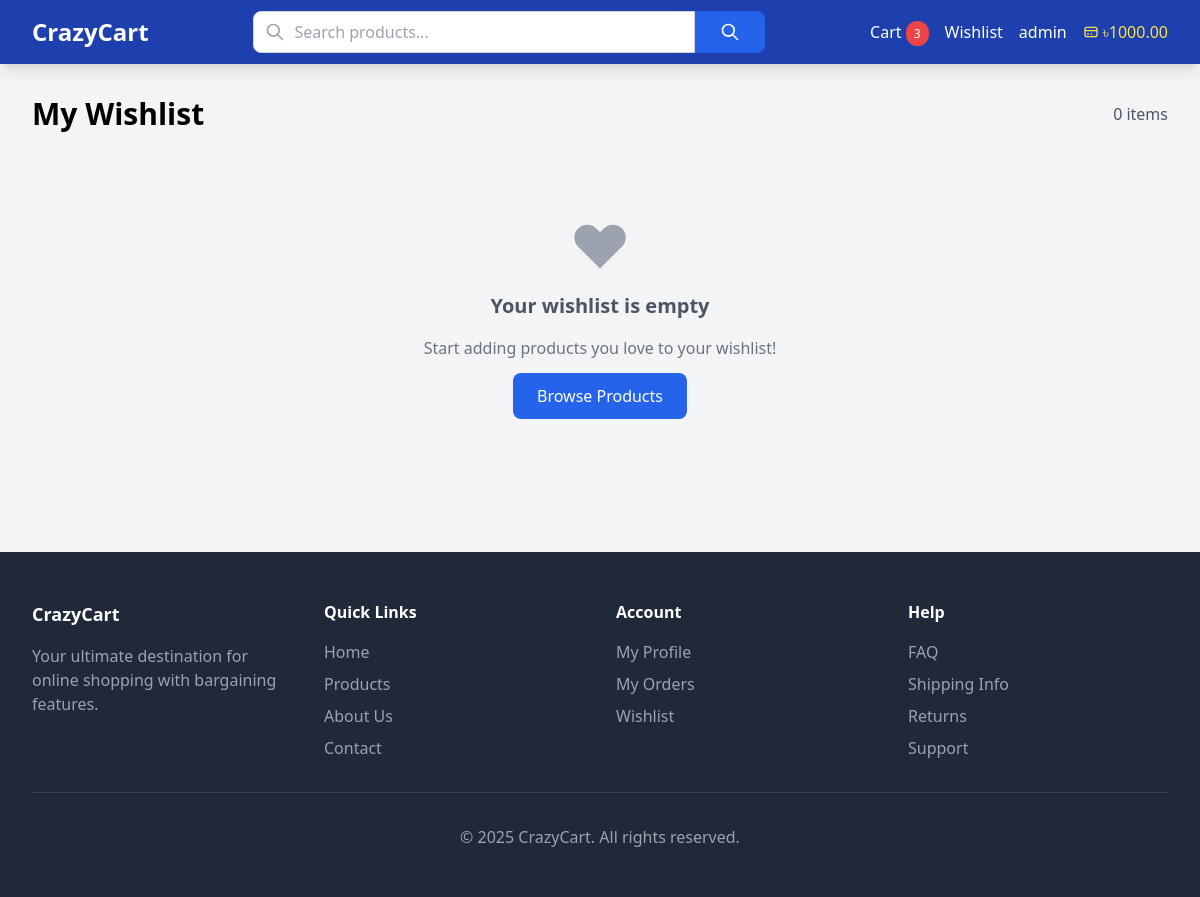
/products/wishlist/ (signed in), run on the app's committed database.
### accounts/models.py (models this page shows, shortened)
class User(AbstractUser):
    USER_TYPE_CHOICES = [
        ('buyer', 'Buyer'),
        ('seller', 'Seller'),
    ]
    user_type = models.CharField(max_length=10, choices=USER_TYPE_CHOICES, default='buyer')
    phone_number = models.CharField(max_length=15, blank=True, null=True)
    address = models.TextField(blank=True, null=True)
    city = models.CharField(max_length=100, blank=True, null=True)
    state = models.CharField(max_length=100, blank=True, null=True)
    postal_code = models.CharField(max_length=10, blank=True, null=True)
    country = models.CharField(max_length=100, blank=True, null=True)
    crazycart_balance = models.DecimalField(max_digits=10, decimal_places=2, default=0.00)
    created_at = models.DateTimeField(auto_now_add=True)
    updated_at = models.DateTimeField(auto_now=True)

### cart/models.py (models this page shows, shortened)
class Cart(models.Model):
    user = models.OneToOneField(settings.AUTH_USER_MODEL, on_delete=models.CASCADE, related_name='cart')
    created_at = models.DateTimeField(auto_now_add=True)
    updated_at = models.DateTimeField(auto_now=True)
    @property
    def total_items(self):
        return sum(item.quantity for item in self.items.all())

class CartItem(models.Model):
    cart = models.ForeignKey(Cart, on_delete=models.CASCADE, related_name='items')
    product = models.ForeignKey(Product, on_delete=models.CASCADE)
    quantity = models.PositiveIntegerField(default=1)
    price_at_time = models.DecimalField(max_digits=10, decimal_places=2)
    created_at = models.DateTimeField(auto_now_add=True)
    updated_at = models.DateTimeField(auto_now=True)
    class Meta:
        unique_together = ('cart', 'product')

### products/views.py (the view)
# urls.py: path("wishlist/", views.wishlist_view, name="wishlist"),
@login_required
def wishlist_view(request):
    wishlist_items = Wishlist.objects.filter(user=request.user).select_related(
        "product"
    )
    paginator = Paginator(wishlist_items, 12)
    page_number = request.GET.get("page")
    page_obj = paginator.get_page(page_number)
    return render(request, "products/wishlist.html", {"page_obj": page_obj})

### templates/products/wishlist.html (shortened to what this page needs)
{% extends 'base.html' %}
{% load static %}
{% block content %}
<div class="max-w-7xl mx-auto px-4 sm:px-6 lg:px-8 py-8">
    <div class="flex items-center justify-between mb-8">
        <h1 class="text-3xl font-bold">My Wishlist</h1>
        <p class="text-gray-600">{{ page_obj.paginator.count }} items</p>
    </div>
    {% if page_obj %}
        <div class="grid grid-cols-1 md:grid-cols-2 lg:grid-cols-3 xl:grid-cols-4 gap-6">
            {% for wishlist_item in page_obj %}
            <div class="bg-white rounded-lg shadow-md overflow-hidden">
                <div class="h-48 bg-gray-200 flex items-center justify-center">
                    {% if wishlist_item.product.images.first %}
                        <img src="{{ wishlist_item.product.images.first.image.url }}"
                             alt="{{ wishlist_item.product.name }}"
                             class="h-full w-full object-cover">
                    {% else %}
                        <div class="text-gray-400">
                            <svg class="w-12 h-12" fill="currentColor" viewBox="0 0 20 20">
                                <path fill-rule="evenodd" d="M4 3a2 2 0 00-2 2v10a2 2 0 002 2h12a2 2 0 002-2V5a2 2 0 00-2-2H4zm12 12H4l4-8 3 6 2-4 3 6z" clip-rule="evenodd"></path>
                            </svg>
                        </div>
                    {% endif %}
                </div>
                <div class="p-4">
                    <h3 class="font-semibold text-lg mb-2">
                        <a href="{% url 'products:product_detail' wishlist_item.product.slug %}"
                           class="hover:text-blue-600">{{ wishlist_item.product.name }}</a>
                    </h3>
                    <p class="text-gray-600 text-sm mb-2">{{ wishlist_item.product.description|truncatewords:10 }}</p>
                    <div class="flex items-center justify-between mb-3">
                        <div>
                            <span class="text-xl font-bold text-blue-600">{{ wishlist_item.product.price }} BDT</span>
                            {% if wishlist_item.product.original_price and wishlist_item.product.original_price > wishlist_item.product.price %}
                                <span class="text-sm text-gray-500 line-through ml-2">{{ wishlist_item.product.original_price }} BDT</span>
                            {% endif %}
                        </div>
                        {% if wishlist_item.product.allow_bargaining %}
                            <span class="bg-green-100 text-green-800 text-xs px-2 py-1 rounded">Bargainable</span>
                        {% endif %}
                    </div>
                    <div class="flex justify-between items-center text-sm text-gray-600 mb-3">
                        <span>by <a href="{% url 'accounts:user_profile_public' wishlist_item.product.seller.username %}"
                                  class="text-blue-600 hover:underline">{{ wishlist_item.product.seller.username }}</a></span>
                        <span class="bg-gray-100 px-2 py-1 rounded text-xs">{{ wishlist_item.product.get_condition_display }}</span>
                    </div>
                    <div class="flex items-center mb-3">
                        {% if wishlist_item.product.is_in_stock %}
                            <span class="w-2 h-2 bg-green-500 rounded-full mr-2"></span>
                            <span class="text-green-600 text-sm">In Stock</span>
                        {% else %}
                            <span class="w-2 h-2 bg-red-500 rounded-full mr-2"></span>
                            <span class="text-red-600 text-sm">Out of Stock</span>
                        {% endif %}
                    </div>
                    <div class="flex space-x-2">
                        {% if wishlist_item.product.is_in_stock and user != wishlist_item.product.seller %}
                            <button class="add-to-cart flex-1 bg-blue-600 text-white py-2 px-3 rounded text-sm hover:bg-blue-700"
                                    data-product-id="{{ wishlist_item.product.id }}">
                                Add to Cart
                            </button>
                        {% else %}
                            <a href="{% url 'products:product_detail' wishlist_item.product.slug %}"
                               class="flex-1 bg-gray-600 text-white py-2 px-3 rounded text-sm text-center hover:bg-gray-700">
                                View Details
                            </a>
                        {% endif %}
                        <button class="remove-from-wishlist bg-red-600 text-white py-2 px-3 rounded text-sm hover:bg-red-700"
                                data-product-id="{{ wishlist_item.product.id }}">
                            <svg class="w-4 h-4" fill="currentColor" viewBox="0 0 20 20">
                                <path fill-rule="evenodd" d="M4.293 4.293a1 1 0 011.414 0L10 8.586l4.293-4.293a1 1 0 111.414 1.414L11.414 10l4.293 4.293a1 1 0 01-1.414 1.414L10 11.414l-4.293 4.293a1 1 0 01-1.414-1.414L8.586 10 4.293 5.707a1 1 0 010-1.414z" clip-rule="evenodd"></path>
                            </svg>
                        </button>
                    </div>
                    <p class="text-xs text-gray-500 mt-2">Added {{ wishlist_item.created_at|date:"M d, Y" }}</p>
                </div>
            </div>
            {% endfor %}
        </div>
        {% if page_obj.has_other_pages %}
        <div class="mt-8 flex justify-center">
            <nav class="flex space-x-2">
                {% if page_obj.has_previous %}
                    <a href="?page={{ page_obj.previous_page_number }}"
                       class="px-3 py-2 bg-white border border-gray-300 rounded hover:bg-gray-50">Previous</a>
                {% endif %}
                {% for num in page_obj.paginator.page_range %}
                    {% if page_obj.number == num %}
                        <span class="px-3 py-2 bg-blue-600 text-white border border-blue-600 rounded">{{ num }}</span>
                    {% elif num > page_obj.number|add:'-3' and num < page_obj.number|add:'3' %}
                        <a href="?page={{ num }}"
                           class="px-3 py-2 bg-white border border-gray-300 rounded hover:bg-gray-50">{{ num }}</a>
                    {% endif %}
                {% endfor %}
                {% if page_obj.has_next %}
                    <a href="?page={{ page_obj.next_page_number }}"
                       class="px-3 py-2 bg-white border border-gray-300 rounded hover:bg-gray-50">Next</a>
                {% endif %}
            </nav>
        </div>
        {% endif %}
    {% else %}
        <div class="text-center py-12">
            <div class="mb-4">
                <svg class="w-16 h-16 text-gray-400 mx-auto" fill="currentColor" viewBox="0 0 20 20">
                    <path fill-rule="evenodd" d="M3.172 5.172a4 4 0 015.656 0L10 6.343l1.172-1.171a4 4 0 115.656 5.656L10 17.657l-6.828-6.829a4 4 0 010-5.656z" clip-rule="evenodd"></path>
                </svg>
            </div>
            <h3 class="text-xl font-semibold text-gray-600 mb-4">Your wishlist is empty</h3>
            <p class="text-gray-500 mb-6">Start adding products you love to your wishlist!</p>
            <a href="{% url 'products:product_list' %}"
               class="bg-blue-600 text-white px-6 py-3 rounded-lg hover:bg-blue-700">
                Browse Products
            </a>
        </div>
    {% endif %}
</div>
{% endblock %}

### templates/base.html (shortened to what this page needs)
{% load static %}
<!DOCTYPE html>
<html lang="en">
<head>
    <script src="https://cdn.tailwindcss.com"></script>
    <link rel="stylesheet" href="{% static 'css/style.css' %}">
</head>
<body class="bg-gray-100">
    <nav class="bg-blue-800 text-white shadow-lg">
        <div class="max-w-7xl mx-auto px-4 sm:px-6 lg:px-8">
            <div class="flex justify-between items-center h-16">
                <div class="flex items-center">
                    <a href="{% url 'home' %}" class="text-2xl font-bold">CrazyCart</a>
                </div>
                <div class="flex-1 max-w-lg mx-8">
                    <form method="GET" action="{% url 'products:product_search' %}" class="relative flex">
                        <div class="relative flex-1">
                            <input type="text" name="q" placeholder="Search products..."
                                   class="w-full px-4 py-2 pl-10 pr-4 text-gray-900 bg-white border border-gray-300 rounded-l-lg focus:outline-none focus:ring-2 focus:ring-blue-600 focus:border-blue-600">
                            <div class="absolute inset-y-0 left-0 pl-3 flex items-center pointer-events-none">
                            </div>
                        </div>
                        <button type="submit" class="bg-blue-600 hover:bg-blue-700 text-white px-6 py-2 rounded-r-lg border border-blue-600 focus:outline-none focus:ring-2 focus:ring-blue-600 transition duration-200">
                            <svg class="h-5 w-5" fill="none" stroke="currentColor" viewBox="0 0 24 24">
                                <path stroke-linecap="round" stroke-linejoin="round" stroke-width="2" d="M21 21l-6-6m2-5a7 7 0 11-14 0 7 7 0 0114 0z"></path>
                            </svg>
                        </button>
                    </form>
                </div>
                <div class="flex items-center space-x-4">
                    {% if user.is_authenticated %}
                        <a href="{% url 'cart:cart' %}" class="hover:text-blue-200">
                            Cart
                            {% if user.cart.total_items %}
                                <span class="cart-count bg-red-500 text-white rounded-full px-2 py-1 text-xs">{{ user.cart.total_items }}</span>
                            {% else %}
                                <span class="cart-count bg-red-500 text-white rounded-full px-2 py-1 text-xs" style="display: none;">0</span>
                            {% endif %}
                        </a>
                        <a href="{% url 'products:wishlist' %}" class="hover:text-blue-200">Wishlist</a>
                        <div class="dropdown relative">
                            <button class="dropdown-trigger hover:text-blue-200">{{ user.get_full_name|default:user.username }}</button>
                        </div>
                        <a href="{% url 'bargaining:add_money' %}" class="text-yellow-300 hover:text-yellow-100 flex items-center">
                            <svg class="h-4 w-4 mr-1" fill="none" viewBox="0 0 24 24" stroke="currentColor">
                                <path stroke-linecap="round" stroke-linejoin="round" stroke-width="2" d="M3 10h18M7 15h1m4 0h1m-7 4h12a3 3 0 003-3V8a3 3 0 00-3-3H6a3 3 0 00-3 3v8a3 3 0 003 3z" />
                            </svg>
                            ৳{{ user.crazycart_balance }}
                        </a>
                    {% else %}
                        <a href="{% url 'accounts:login' %}" class="hover:text-blue-200">Login</a>
                        <a href="{% url 'accounts:signup' %}" class="bg-blue-600 hover:bg-blue-700 px-4 py-2 rounded">Sign Up</a>
                    {% endif %}
                </div>
            </div>
        </div>
    </nav>
    <main>
        {% block content %}
        {% endblock %}
    </main>
    <footer class="bg-gray-800 text-white mt-16">
        <div class="max-w-7xl mx-auto px-4 sm:px-6 lg:px-8 py-12">
            <div class="grid grid-cols-1 md:grid-cols-4 gap-8">
                <div>
                    <h3 class="text-lg font-semibold mb-4">CrazyCart</h3>
                    <p class="text-gray-400">Your ultimate destination for online shopping with bargaining features.</p>
                </div>
                <div>
                    <h4 class="text-md font-semibold mb-4">Quick Links</h4>
                    <ul class="space-y-2">
                        <li><a href="{% url 'home' %}" class="text-gray-400 hover:text-white">Home</a></li>
                        <li><a href="{% url 'products:product_list' %}" class="text-gray-400 hover:text-white">Products</a></li>
                        <li><a href="{% url 'products:about_us' %}" class="text-gray-400 hover:text-white">About Us</a></li>
                        <li><a href="#" class="text-gray-400 hover:text-white">Contact</a></li>
                    </ul>
                </div>
                <div>
                    <h4 class="text-md font-semibold mb-4">Account</h4>
                    <ul class="space-y-2">
                        {% if user.is_authenticated %}
                            <li><a href="{% url 'accounts:profile' %}" class="text-gray-400 hover:text-white">My Profile</a></li>
                            <li><a href="{% url 'orders:order_list' %}" class="text-gray-400 hover:text-white">My Orders</a></li>
                            <li><a href="{% url 'products:wishlist' %}" class="text-gray-400 hover:text-white">Wishlist</a></li>
                        {% else %}
                            <li><a href="{% url 'accounts:login' %}" class="text-gray-400 hover:text-white">Login</a></li>
                            <li><a href="{% url 'accounts:signup' %}" class="text-gray-400 hover:text-white">Sign Up</a></li>
                        {% endif %}
                    </ul>
                </div>
                <div>
                    <h4 class="text-md font-semibold mb-4">Help</h4>
                    <ul class="space-y-2">
                        <li><a href="#" class="text-gray-400 hover:text-white">FAQ</a></li>
                        <li><a href="#" class="text-gray-400 hover:text-white">Shipping Info</a></li>
                        <li><a href="#" class="text-gray-400 hover:text-white">Returns</a></li>
                        <li><a href="#" class="text-gray-400 hover:text-white">Support</a></li>
                    </ul>
                </div>
            </div>
            <div class="border-t border-gray-700 mt-8 pt-8 text-center text-gray-400">
                <p>&copy; 2025 CrazyCart. All rights reserved.</p>
            </div>
        </div>
    </footer>
</body>
</html>

### data on the page
User: cart.total_items "3", get_full_name "admin", crazycart_balance "1000.00"

### other printed values
{{ page_obj.paginator.count }} "0"
